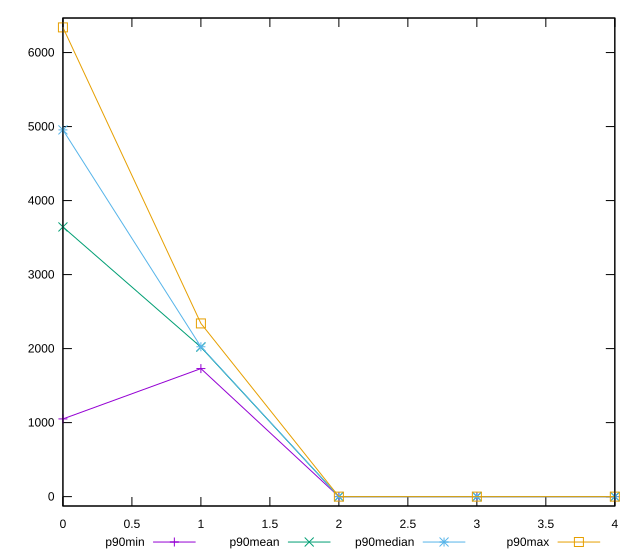

The script that saved this image:
reset

$p90Min <<EOF
0 1050
1 1730
2 0
3 0
4 0
EOF

$p90Mean <<EOF
0 3643.8297872340427
1 2019.8936170212767
2 0
3 0
4 0
EOF

$p90Median <<EOF
0 4955
1 2025
2 0
3 0
4 0
EOF

$p90Max <<EOF
0 6340
1 2340
2 0
3 0
4 0
EOF

set key outside below
set xrange [0:4]
set yrange [-126.8:6466.8]
set trange [-126.8:6466.8]
set terminal svg size 640, 560 enhanced background rgb 'white'
set output "report_00012_2021-02-09T11:01:39.952Z/unused-javascript/progression/value.svg"

plot $p90Min title "p90min" with linespoints, \
     $p90Mean title "p90mean" with linespoints, \
     $p90Median title "p90median" with linespoints, \
     $p90Max title "p90max" with linespoints

reset
